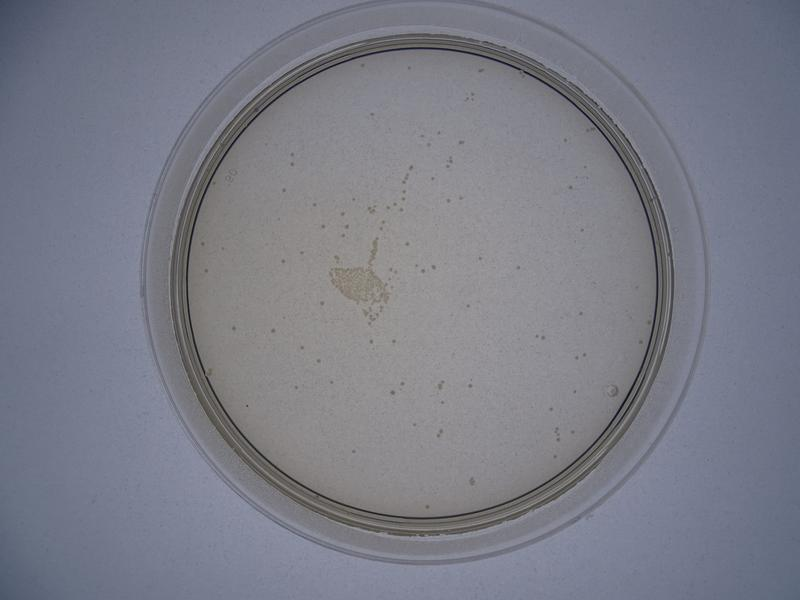
#> input picture AI/models/research/object_detection/images/test/DSC04364.JPG, 800 x 600 px, given in place of testDSC04362.JPG, which was not available
$ python transform_image_resolution.py --directory test --size 100 100   (older library calls are emulated)
#> lines starting #> are read from the running program, lines starting #| are printed output that depends on the picture
from PIL import Image
import os
import argparse
import glob

def rescale_images(directory, size):

#> called with directory = 'test'
	for img in os.listdir(directory):
		print(img)
		im = Image.open(directory+img)
#> im is the input picture: PIL image 800x600 RGB; mean R, G, B 122.7, 124.5, 135.5
		im_resized = im.resize(size, Image.ANTIALIAS)
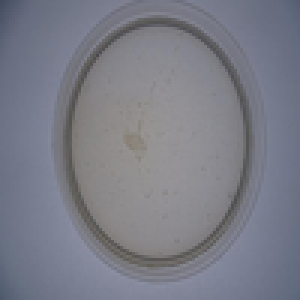
#> im_resized: PIL image 100x100 RGB (shown 3 times larger); mean R, G, B 122.8, 124.5, 135.5
		im_resized.save(directory+img)
#> pass 2 of the loop in rescale_images, `for img in os.listdir(directory):`:
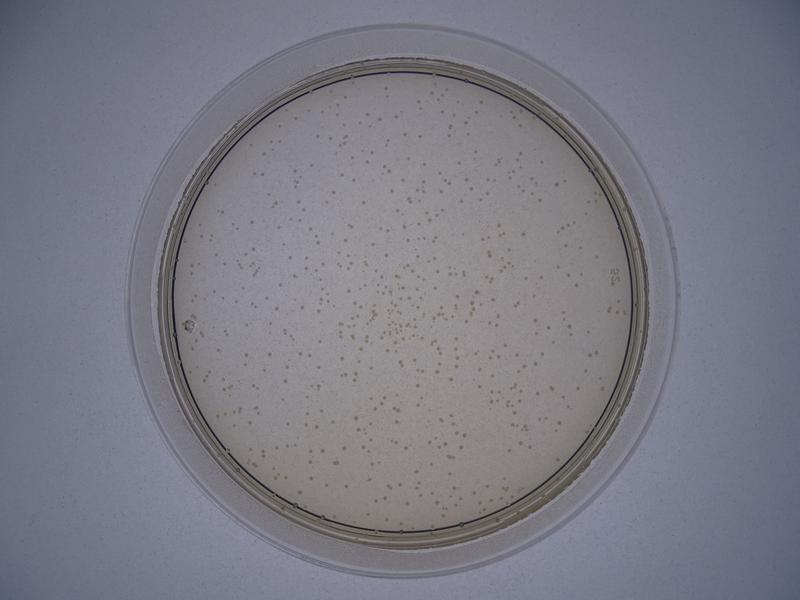
#> input picture AI/models/research/object_detection/images/test/DSC04365.JPG, 800 x 600 px, given in place of testDSC04363.JPG, which was not available
#> in rescale_images, im is the input picture: PIL image 800x600 RGB; mean R, G, B 122.8, 122.4, 133.8
#> in rescale_images, `im_resized = im.resize(size, Image.ANTIALIAS)`:
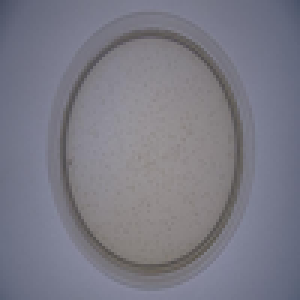
#> im_resized: PIL image 100x100 RGB (shown 3 times larger); mean R, G, B 122.8, 122.4, 133.8


if __name__ == '__main__':
	dir_path = os.path.dirname(os.path.realpath(__file__))
	parser = argparse.ArgumentParser(description="Rescale images")
	parser.add_argument('-d', '--directory', type=str, required=True, help='Directory containing the images')
	parser.add_argument('-s', '--size', type=int, nargs=2, required=True, metavar=('width', 'height'), help='Image size')
	args = parser.parse_args()
	print(dir_path)
#> (the run stopped early here; a loop or call above may not have finished)
